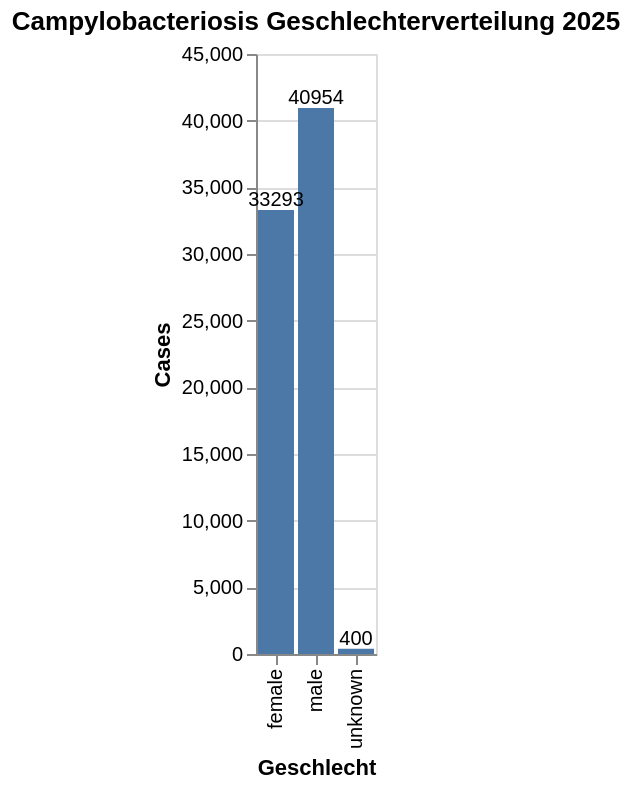

The cell this chart's notebook holds for it:
### Code cell
data_sex_2025 = data_sex[data_sex["temporal"] == "2025"]

bar_sex_2 = alt.Chart(data_sex_2025).mark_bar().encode(
    x=alt.X("sex", title="Geschlecht"),
    y=alt.Y("value", title="Cases")
).properties(
    title="Campylobacteriosis Geschlechterverteilung 2025"
)

# Textlabels
text = bar_sex_2.mark_text(
    align="center",
    dy=-5,
    size=10
).encode(
    text="value:Q"
)

bar_sex_2 = bar_sex_2 + text
bar_sex_2

### Figure 1 — Vega-Lite specification as saved in the notebook (floating-point values rounded to 4 significant figures)
{"config": {"view": {"continuousWidth": 300, "continuousHeight": 300}}, "layer": [{"mark": {"type": "bar"}, "encoding": {"x": {"field": "sex", "title": "Geschlecht", "type": "nominal"}, "y": {"field": "value", "title": "Cases", "type": "quantitative"}}, "title": "Campylobacteriosis Geschlechterverteilung 2025"}, {"mark": {"type": "text", "align": "center", "dy": -5, "size": 10}, "encoding": {"text": {"field": "value", "type": "quantitative"}, "x": {"field": "sex", "title": "Geschlecht", "type": "nominal"}, "y": {"field": "value", "title": "Cases", "type": "quantitative"}}, "title": "Campylobacteriosis Geschlechterverteilung 2025"}], "data": {"name": "data-5e8a179007209a0f11449367656ad471"}, "$schema": "https://vega.github.io/schema/vega-lite/v6.1.0.json", "datasets": {"data-5e8a179007209a0f11449367656ad471": [{"valueCategory": "cases_10y_cumsum", "temporal": "2025", "temporal_type": "year", "georegion": "CHFL", "georegion_type": "CHFL", "agegroup": "all", "agegroup_type": "agegroup_food", "sex": "female", "value": 33290.0, "pop": null, "incValue": null, "valueYearCumSum": null, "valueMean3y": null, "trend": NaN, "prct": 44.6, "deltaValue": null, "deltaIncValue": null, "incValuePrctChange": null, "valueMean5y": null, "dataComplete": true}, {"valueCategory": "cases_10y_cumsum", "temporal": "2025", "temporal_type": "year", "georegion": "CHFL", "georegion_type": "CHFL", "agegroup": "all", "agegroup_type": "agegroup_food", "sex": "male", "value": 40950.0, "pop": null, "incValue": null, "valueYearCumSum": null, "valueMean3y": null, "trend": NaN, "prct": 54.9, "deltaValue": null, "deltaIncValue": null, "incValuePrctChange": null, "valueMean5y": null, "dataComplete": true}, {"valueCategory": "cases_10y_cumsum", "temporal": "2025", "temporal_type": "year", "georegion": "CHFL", "georegion_type": "CHFL", "agegroup": "all", "agegroup_type": "agegroup_food", "sex": "unknown", "value": 400.0, "pop": null, "incValue": null, "valueYearCumSum": null, "valueMean3y": null, "trend": NaN, "prct": 0.5, "deltaValue": null, "deltaIncValue": null, "incValuePrctChange": null, "valueMean5y": null, "dataComplete": true}]}}
